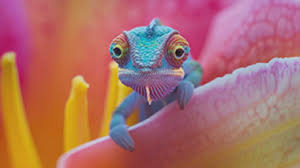
#> input picture images.jpg, 300 x 168 px
$ jupyter execute --allow-errors numpy.ipynb   (shell and % lines are left out)
#> lines starting #> are read from the running program, lines starting #| are printed output that depends on the picture; long printed decimals are rounded
[cell 1]
import numpy as np

[cell 2]
import numpy as np

[cell 3]
a = np. zeros(10)
print(a)
b=np.identity(3)
print(b)
c=np.arange(10,20,3)
print(c)
d=np.linspace(10,20,20)
print(d)

[cell 4]
array_2d = np.array([[10, 20, 30], [40, 50, 60]])
print("2D Array:")
print(array_2d)
print("Shape of the array:", array_2d.shape)
print(array_2d.shape)
print(array_2d.size)

[cell 5]
arr2=np.array([[7,8,9]])
print(arr2)
print(arr2.size)
print(arr2.shape)
print(arr2[0,2])

[cell 6]
arr1=np.array([[1,2,3],[4,5,6]])
arr2=np.array([[7,8,9]])
z=np.concatenate((arr1, arr2), axis=0)
print(z)
x=z.astype(float)
print(x)

[cell 7]
array1=np.array([[1,2,8],[3,4,9]])
array2=np.array([[5],[6]])
m=np.concatenate((array1,array2), axis=1)
print(m)
k=m.astype(float)
print(k)
print(dir(m))

[cell 8]
d=np.random.randint(1,51,size=50)
print(np.sort(d))

[cell 9]
print(d[0])

[cell 10]
q=np.array([[1,2,3],
           [4,5,6]])
q=np.append(q,[[7,8,9]],axis=0)
print(q)

[cell 11]
q=np.insert(q,1,[7,8,9],axis=0)
print(q)
# q=np.zeros((2,3))

[cell 12]
q=np.delete(q,1,0)
print(q)

[cell 13]
q=np.delete(q,1,1)
print(q)

[cell 14]
q.ndim

[cell 15]
from skimage import io
photo = io.imread('images.jpg')
#> photo is the input picture: shape (168, 300, 3); mean R, G, B 171.5, 109.7, 104.1
type(photo)

[cell 16]
import matplotlib.pyplot as plt
plt.imshow(photo)
photo.shape
#> Out = (168, 300, 3)

[cell 17]
plt.imshow(photo[::-1])
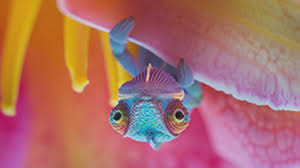
#> shown: shape (168, 300, 3); mean R, G, B 171.5, 109.7, 104.1

[cell 18]
plt.imshow(photo[:,::-1])
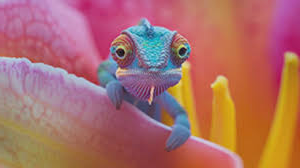
#> shown: shape (168, 300, 3); mean R, G, B 171.5, 109.7, 104.1

#> (a cell that did not finish here is left out)

[cell 20]
plt.imshow(photo[::2,::2])
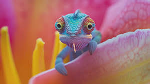
#> shown: shape (84, 150, 3); mean R, G, B 171.5, 109.6, 104.2

[cell 21]
plt.imshow(photo[:,:,0].T)
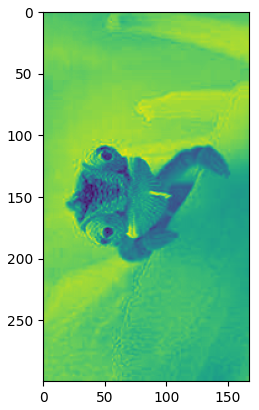
#> figure drawn by matplotlib, 1 panel

[cell 22]
import numpy as np
photo_sin=np.sin(photo)
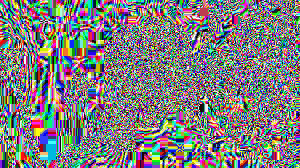
#> photo_sin: shape (168, 300, 3) float16; mean R, G, B -0.0113, -0.0136, -0.00348; drawn with min black and max white
photo_sin

[cell 23]
photo_masked=np.where(photo>100,255,0)
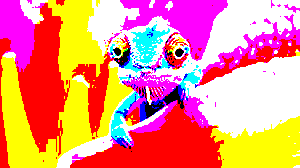
#> photo_masked: shape (168, 300, 3) int64; mean R, G, B 240.8, 144.4, 127.3
plt.imshow(photo_masked)

[cell 24]
print(np.sum(photo))
#| 19419014
print(np.prod(photo))
#| 0
print(np.mean(photo))
#| 128.433
print(np.std(photo))
#| 49.877
print(np.var(photo))
#| 2487.700
print(np.min(photo))
#| 0
print(np.max(photo))
#| 247
print(np.argmin(photo))
#| 65147
print(np.argmax(photo))
#| 24752
